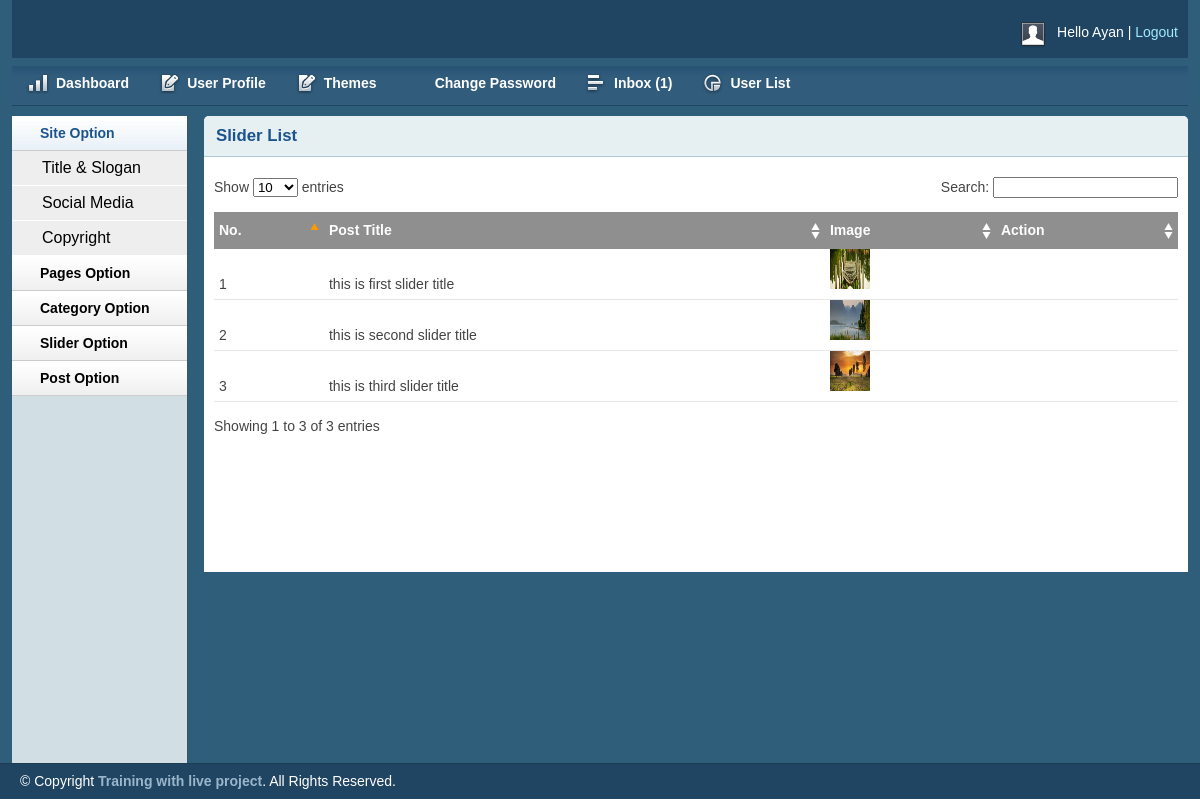
The page /admin/sliderlist.php (signed in) on the database its author committed.
### tables this page shows
CREATE TABLE `tbl_slider` (
  `id` int(11) NOT NULL,
  `title` varchar(255) NOT NULL,
  `image` varchar(255) NOT NULL
);

### lib/Database.php (called while the page is built, shortened)
<?php
	class Database{
		public $host = DB_HOST;
		public $user = DB_USER;
		public $pass = DB_PASS;
		public $dbname = DB_NAME;
		public $link;
		private function connectDb(){
			$this->link = new mysqli($this->host, $this->user, $this->pass, $this->dbname);
		}
		public function selectDb($query){
			$result = $this->link->query($query) or die($this->link->error.__LINE__);
			if($result->num_rows > 0){
				return $result;
			}else{
				return false;
			}
		}
	}
?>

### admin/sliderlist.php (the view, shortened to what this page needs)
<?php include 'inc/header.php'; ?>
<?php include 'inc/sidebar.php'; ?>
        <div class="grid_10">
            <div class="box round first grid">
                <h2>Slider List</h2>
                <div class="block">
                    <table class="data display datatable" id="example">
					<thead>
						<tr>
							<th>No.</th>
							<th>Post Title</th>
							<th>Image</th>
							<th>Action</th>
						</tr>
					</thead>
					<tbody>
					<?php
						$query = "SELECT * FROM tbl_slider";
						$slideimg = $db->selectDb($query);
						if ($slideimg) {
							$i=0;
							while ($result = $slideimg->fetch_assoc()) {
								$i++;
					?>
						<tr class="odd gradeX">
							<td><?php echo $i; ?></td>
							<td><?php echo $result['title']; ?></td>
							<td><img src="<?php echo $result['image']; ?>" height="40px" width="		40px"/></td>
							<td>
							</td>
						</tr>
					<?php  } }?>
					</tbody>
				</table>
               </div>
            </div>
        </div>
<?php include 'inc/footer.php';?>

### admin/css/layout.css (style rules this page uses)
body { background: #fff none repeat scroll 0 0; color: #444; font-size: 14px; padding: 0; }
h1, h2, h3, h4, h5, h6 { line-height:1.2em; margin-bottom:.3em; }
h2 { margin-top:1em; }
.box { background:#fff; margin-bottom:20px; padding:10px 10px 10px 10px; margin-left:-8px; }
.box.grid { padding-bottom:40px; }
.box.round { -moz-border-radius: 5px 5px 0px 0px; -webkit-border-radius: 5px 5px 0px 0px; border-radius: 5px 5px 0px 0px; }
.box h2 { font-size:1.2em; font-weight:bold; color:#1B548D; background:#E6F0F3; margin:-10px -10px 0 -10px; padding:10px 12px; border-bottom:1px solid #B3CBD6; -moz-border-radius: 5px 5px 0px 0px; -webkit-border-radius: 5px 5px 0px 0px; border-radius: 5px 5px 0px 0px; }
.box.first { min-height: 406px; }
.block { padding-top:20px; }
.block { padding-bottom:1px; }
table.display { margin: 0 auto; clear: both; width: 100%; }
.sorting_asc { background: #8f8f8f url(../img/table/sort_asc.png) no-repeat center right; padding:8px 5px; text-align:left; color:#fff; }
.sorting { background:#8f8f8f url(../img/table/sort_both.png) no-repeat center right; padding:8px 5px; text-align:left; color:#fff; }
tr.odd { height: 30px; line-height: 30px; border-bottom:1px solid #e6e6e6; }
tr.even { height: 30px; line-height: 30px; border-bottom:1px solid #e6e6e6; }
tr.odd td, tr.even td { padding-left:5px; }

### rows shown on the page
tbl_slider: title "this is first slider title", image (picture)
tbl_slider: title "this is second slider title", image (picture)
tbl_slider: title "this is third slider title", image (picture)

### other values the page prints
Session::get('username') "Ayan"
$msgno "1"
